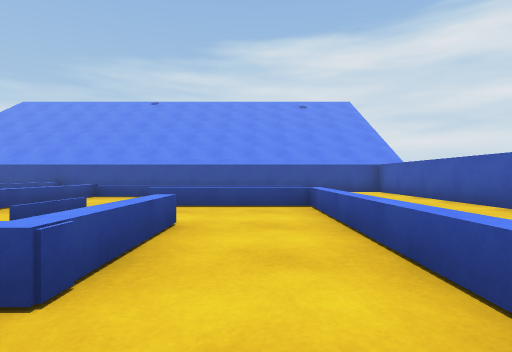
[1] (above)

16 first-person views from a walk through a scene from a Unity 3-D project. The camera is 0.59 m above the floor, looks level and sees 80° across. The floor is counted in squares, 1 m on a side. Each view is taken from the middle of a square. On the plan, view 1 faces up. The plan holds only what a view shows up to about 9 squares ahead; the rest is blank. The place goes on beyond the plan. The player is left out.

[2]
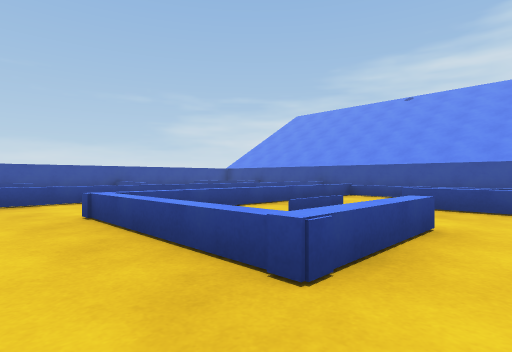

[3]
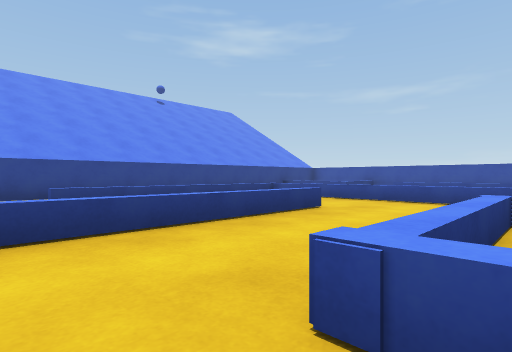

[4]
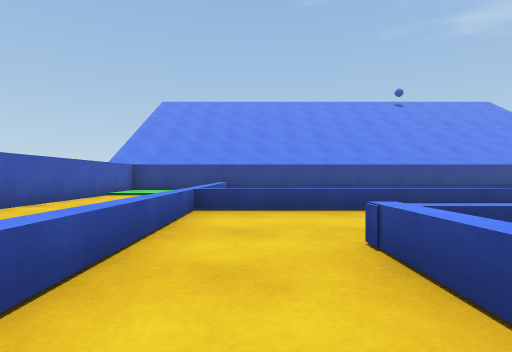

[5]
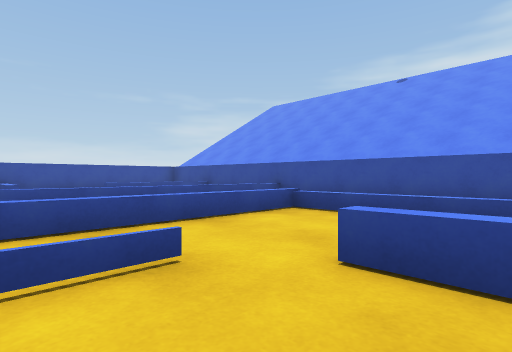

[6]
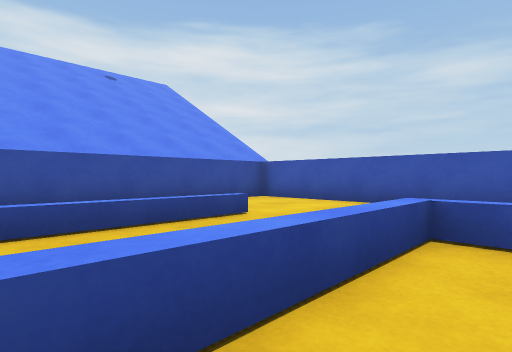

[7]
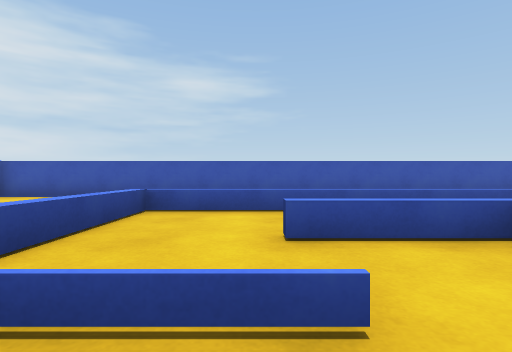

[8]
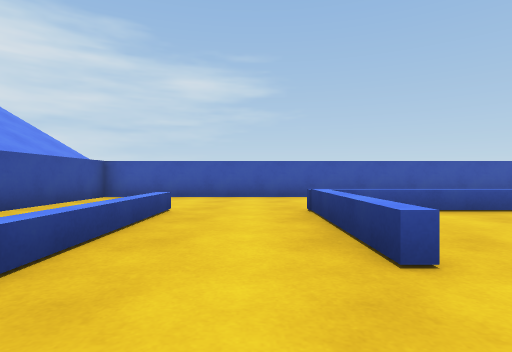

[9]
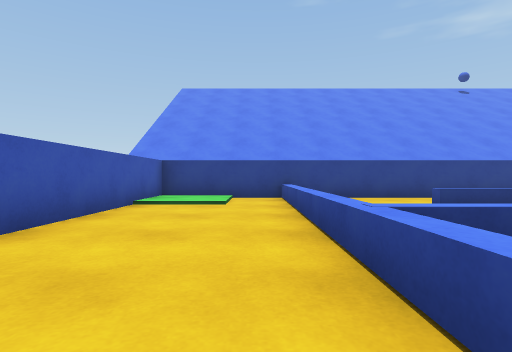

[10]
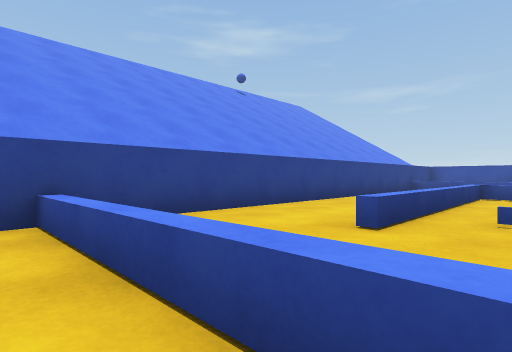

[11]
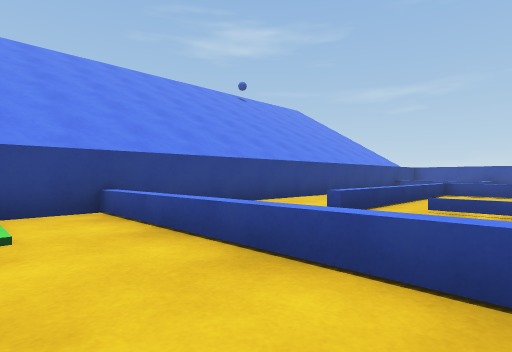

[12]
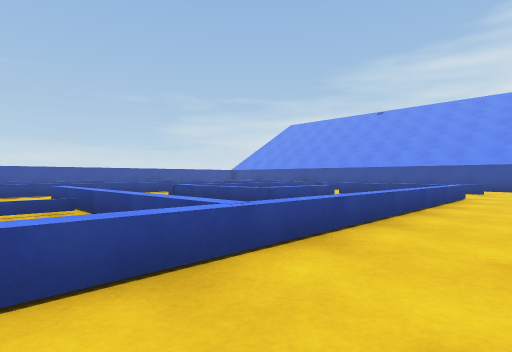

[13]
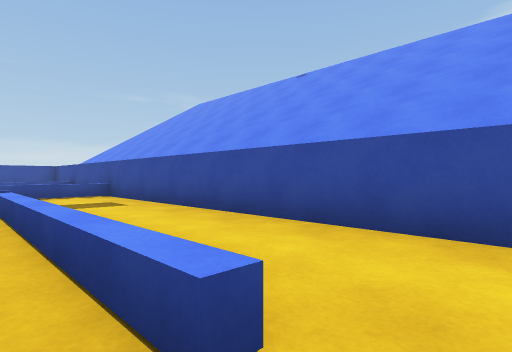

[14]
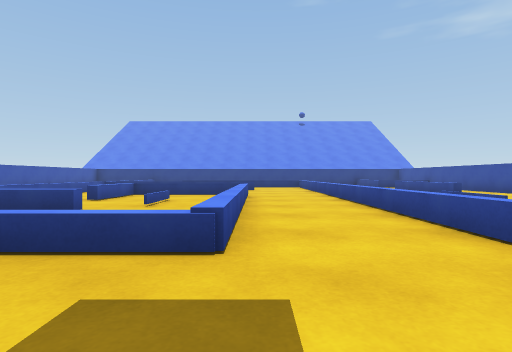

[15]
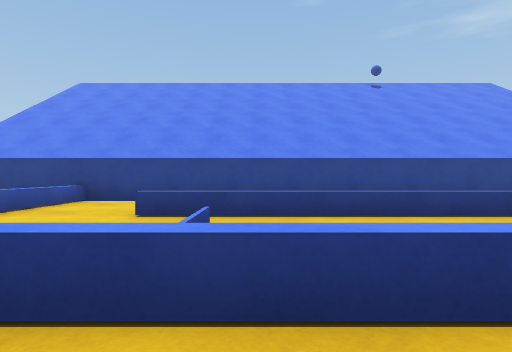

[16]
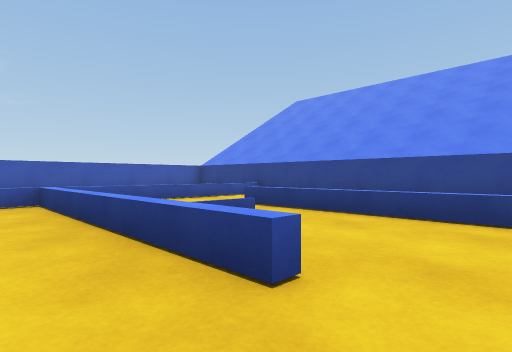

### Floor plan
Key: @ floor where view 1 was taken; # wall or solid block; . main floor; : floor 0.05 m higher than the main floor; = window, fence, low wall or low ledge; ^ raised ledge.
Columns run from 9 left of view 1 to 5 right of it. Each row starts with its distance up from view 1.
 12   #############
 11  #=...........#
 10  #=...........#
  9   =..^^^^^^...#
  8   =.==........#
  7   =.=.........#
  6   =.=...^^^...#
  5   =.=.=...=...#
  4   =.=.=...=...#
  3   =.=...^.=.  #
  2   =.====^.=.. #
  1   =.......=.. #
  0   =......@=...#
 -1   =.=======...#
 -2   =....=##=...#
 -3   =....=. =...#
 -4   =======.=...#
 -5   =======.=...#
 -6      .....=.::#
 -7 ###############

Positions as (right, up) in squares from view 1, and headings:
1: (0, 0), facing up
2: (0, 0), facing up-left
3: (0, 2), facing down-left
4: (0, 4), facing down
5: (-1, 4), facing up-left
6: (-2, 5), facing up-right
7: (-4, 4), facing right
8: (-4, 7), facing right
9: (2, 1), facing down
10: (2, -3), facing down-left
11: (3, -2), facing down-left
12: (3, -3), facing up-left
13: (2, 8), facing up-left
14: (-5, 11), facing down
15: (-3, 0), facing down
16: (-6, 0), facing down-right
